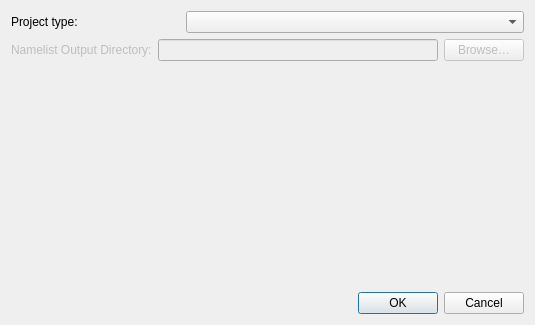
<?xml version="1.0" encoding="UTF-8"?>
<ui version="4.0">
 <class>ProjectPickerDialog</class>
 <widget class="QDialog" name="ProjectPickerDialog">
  <property name="geometry">
   <rect>
    <x>0</x>
    <y>0</y>
    <width>535</width>
    <height>325</height>
   </rect>
  </property>
  <property name="windowTitle">
   <string>Add project</string>
  </property>
  <layout class="QVBoxLayout" name="rootLayout">
   <item>
    <layout class="QHBoxLayout" name="horizontalLayout_projectSource" stretch="1,2">
     <item>
      <widget class="QLabel" name="projectTypeLabel">
       <property name="text">
        <string>Project type:</string>
       </property>
      </widget>
     </item>
     <item>
      <widget class="QComboBox" name="sourceComboBox_loadProject"/>
     </item>
    </layout>
   </item>
   <item>
    <layout class="QHBoxLayout" name="horizontalLayout_projectOutputDirectory" stretch="1,2,0">
     <item>
      <widget class="QLabel" name="sourceLabel_namelistOutputDirectory">
       <property name="enabled">
        <bool>false</bool>
       </property>
       <property name="text">
        <string>Namelist Output Directory:</string>
       </property>
      </widget>
     </item>
     <item>
      <widget class="QLineEdit" name="lineEdit_pathProjectOutputDirectory">
       <property name="enabled">
        <bool>false</bool>
       </property>
      </widget>
     </item>
     <item>
      <widget class="QPushButton" name="pushButton_browseProjectOutputDirectory">
       <property name="enabled">
        <bool>false</bool>
       </property>
       <property name="text">
        <string>Browse…</string>
       </property>
      </widget>
     </item>
    </layout>
   </item>
   <item>
    <layout class="QGridLayout" name="gridLayout_fileProfileOutputs"/>
   </item>
   <item>
    <spacer name="verticalSpacer">
     <property name="orientation">
      <enum>Qt::Orientation::Vertical</enum>
     </property>
     <property name="sizeHint" stdset="0">
      <size>
       <width>20</width>
       <height>40</height>
      </size>
     </property>
    </spacer>
   </item>
   <item>
    <widget class="QDialogButtonBox" name="buttonBox">
     <property name="orientation">
      <enum>Qt::Orientation::Horizontal</enum>
     </property>
     <property name="standardButtons">
      <set>QDialogButtonBox::StandardButton::Cancel|QDialogButtonBox::StandardButton::Ok</set>
     </property>
    </widget>
   </item>
  </layout>
 </widget>
 <resources/>
 <connections>
  <connection>
   <sender>buttonBox</sender>
   <signal>accepted()</signal>
   <receiver>ProjectPickerDialog</receiver>
   <slot>accept()</slot>
   <hints>
    <hint type="sourcelabel">
     <x>248</x>
     <y>82</y>
    </hint>
    <hint type="destinationlabel">
     <x>157</x>
     <y>108</y>
    </hint>
   </hints>
  </connection>
  <connection>
   <sender>buttonBox</sender>
   <signal>rejected()</signal>
   <receiver>ProjectPickerDialog</receiver>
   <slot>reject()</slot>
   <hints>
    <hint type="sourcelabel">
     <x>316</x>
     <y>82</y>
    </hint>
    <hint type="destinationlabel">
     <x>286</x>
     <y>108</y>
    </hint>
   </hints>
  </connection>
 </connections>
</ui>
